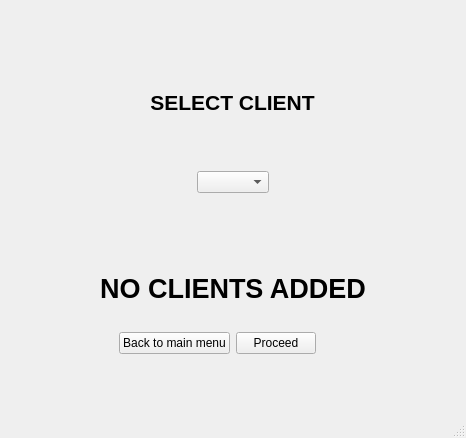
<?xml version="1.0" encoding="UTF-8"?>
<ui version="4.0">
 <class>MainWindow</class>
 <widget class="QMainWindow" name="MainWindow">
  <property name="geometry">
   <rect>
    <x>0</x>
    <y>0</y>
    <width>466</width>
    <height>438</height>
   </rect>
  </property>
  <property name="windowTitle">
   <string>MainWindow</string>
  </property>
  <widget class="QWidget" name="centralwidget">
   <layout class="QGridLayout" name="gridLayout">
    <item row="0" column="0" colspan="2" alignment="Qt::AlignHCenter|Qt::AlignTop">
     <widget class="QLabel" name="label">
      <property name="text">
       <string/>
      </property>
      <property name="pixmap">
       <pixmap>2.jpg</pixmap>
      </property>
      <property name="scaledContents">
       <bool>true</bool>
      </property>
     </widget>
    </item>
    <item row="1" column="0" colspan="2" alignment="Qt::AlignHCenter|Qt::AlignTop">
     <widget class="QLabel" name="label_2">
      <property name="text">
       <string>&lt;html&gt;&lt;head/&gt;&lt;body&gt;&lt;p align=&quot;center&quot;&gt;&lt;span style=&quot; font-size:16pt; font-weight:600;&quot;&gt;SELECT CLIENT&lt;/span&gt;&lt;/p&gt;&lt;/body&gt;&lt;/html&gt;</string>
      </property>
     </widget>
    </item>
    <item row="2" column="0" colspan="2" alignment="Qt::AlignHCenter|Qt::AlignTop">
     <widget class="QComboBox" name="comboBox"/>
    </item>
    <item row="3" column="0" colspan="2">
     <widget class="QLabel" name="label_3">
      <property name="text">
       <string>&lt;html&gt;&lt;head/&gt;&lt;body&gt;&lt;p align=&quot;center&quot;&gt;&lt;span style=&quot; font-size:20pt; font-weight:600;&quot;&gt;NO CLIENTS ADDED&lt;/span&gt;&lt;/p&gt;&lt;/body&gt;&lt;/html&gt;</string>
      </property>
     </widget>
    </item>
    <item row="4" column="0" alignment="Qt::AlignRight|Qt::AlignTop">
     <widget class="QPushButton" name="pushButton_2">
      <property name="text">
       <string>Back to main menu</string>
      </property>
     </widget>
    </item>
    <item row="4" column="1" alignment="Qt::AlignLeft|Qt::AlignTop">
     <widget class="QPushButton" name="pushButton">
      <property name="text">
       <string>Proceed</string>
      </property>
     </widget>
    </item>
   </layout>
  </widget>
  <widget class="QStatusBar" name="statusbar"/>
 </widget>
 <resources/>
 <connections/>
</ui>
